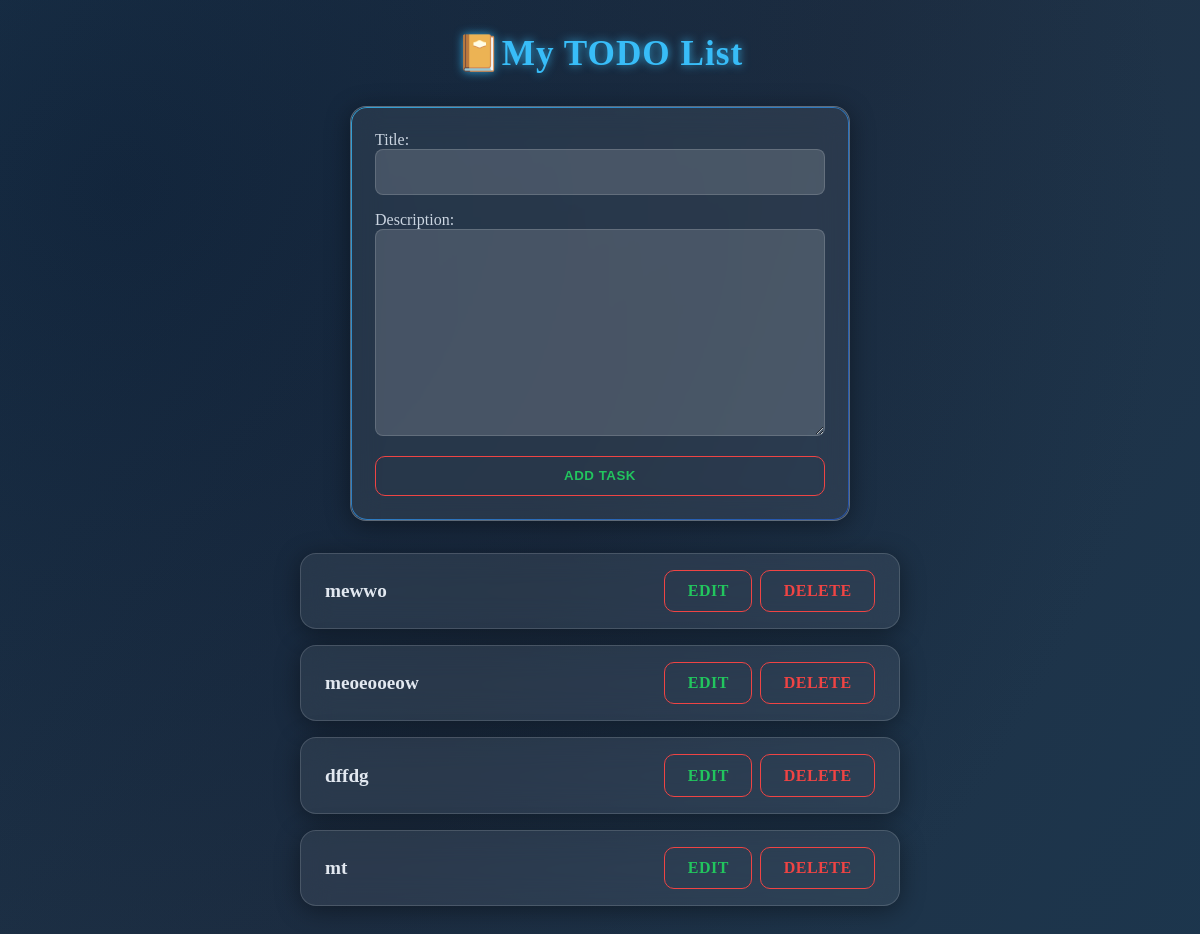
Before: / with the older database file.
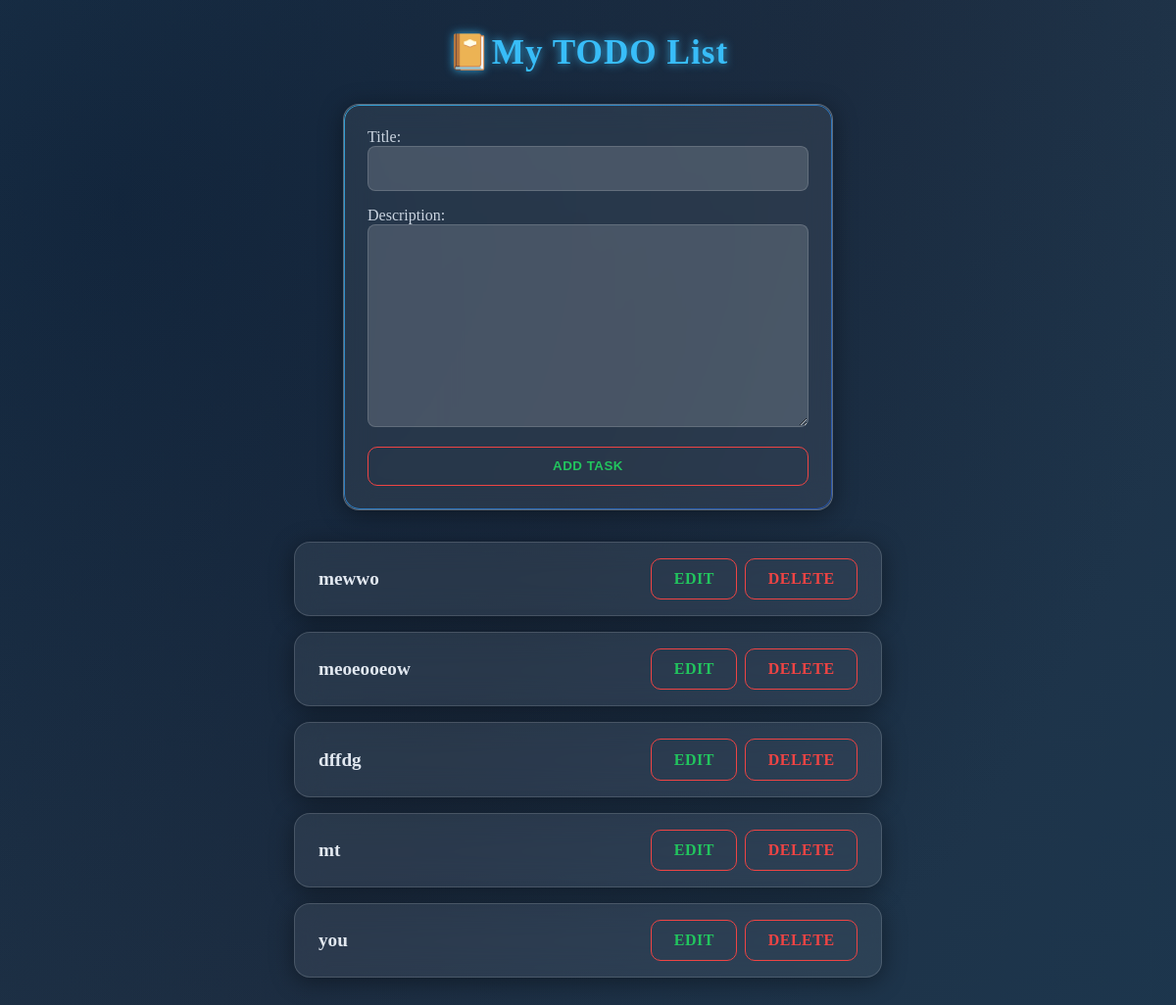
After: the same page with the newer database file.
### list/models.py (models this page shows, shortened)
class TODO(models.Model):
    title = models.CharField(max_length=100, null=False, blank=False)
    description = models.TextField(blank=True, default='')
    created_at = models.DateTimeField(auto_now_add=True)

### list/views.py (the view)
# urls.py: path('', views.home, name='home'),
def home(request):
    form = TODOForm()
    if request.method == 'POST':
        form = TODOForm(request.POST)
        if form.is_valid():
            form.save()
            return redirect('home')
    tasks = TODO.objects.all()
    return render(request, 'home.html', {'tasks': tasks, 'form': form})

### list/form.py
class TODOForm(forms.ModelForm):
    class Meta:
        model = TODO
        fields = ['title', 'description']

### list/templates/home.html (shortened to what this page needs)
{% load static %}
<!DOCTYPE html>
<html>
<head>
    <link rel="stylesheet" href="{% static 'styles.css'%}">
</head>
<body>
    <header class="header">
        <h1 class="title">📔My TODO List</h1>
    </header>
    <section class="add-section">
        <form action="" method="post">
            {{form.as_p}}
            <button type="submit" class="btn add-btn">Add Task</button>
        </form>
    </section>
    <main class="task-container">
        {%for task in tasks %}
        <div class="task-card">
            <h2 class="task-title">{{task.title}}</h2>
            <div class="task-buttons">
                <a href="{% url 'update' task.id %}" class="btn edit-btn">Edit</a>
                <a href="{% url 'delete' task.id %}" class="btn delete-btn">Delete</a>
            </div>
        </div>
        {% empty %}
        <h2 class="no-task">NO Tasks Yet!</h2>
        {% endfor %}
    </main>
</body>
</html>

### static/styles.css (style rules this page uses)
* { padding: 0; margin: 0; box-sizing: border-box; fount-family: "poppins", sans-serif; text-decoration: none; }
body { min-height: 100vh; background: radial-gradient(circle at 10% 20%, #0f172a, #1e293b 80%); color: #f1f5f9; display: flex; flex-direction: column; align-items: center; padding: 2rem 1rem; overflow-x: hidden; position: relative; }
body::before { content: ""; position: absolute; inset: 0; background: linear-gradient(120deg, rgba(56, 189, 248, 0.1), rgba(56, 189, 248, 0.05), rgba(14, 165, 233, 0.1)); animation: movebg 12s infinte alternate ease-in-out; z-index: 0; pointer-events: none; }
.header { text-align: center; margin-bottom: 2rem; z-index: 1; }
.title { font-size: 2.2rem; color: #38bdf8; text-shadow: 0 0 10px rgba(56, 189, 248, 0.8); font-weight: 700; letter-spacing: 1px; }
.add-section { position: relative; background: rgba(255, 255, 255, 0.07); border: 1px solid rgba(255, 255, 255, 0.25); backdrop-filter: blur(15px); border-radius: 1rem; box-shadow: 0 4px 25px rgba(0, 0, 0, 0.4); width: 100%; max-width: 500px; padding: 1.5rem; margin-bottom: 2rem; z-index: 1; }
.add-section::before { content: ''; position: absolute; inset: 0; border-radius: inherit; padding: 1px; background: linear-gradient(135deg, rgba(56, 189, 248, 0.8), rgba(37, 99, 235, 0.6)); mask: linear-gradient(#fff 0 0) content-box, linear-gradient(#fff 0 0); mask-composite: exclude; -webkit-mask-composite: destination-out; pointer-events: none; }
.add-section form { display: flex; flex-direction: column; gap: 1rem; }
.add-section input[type="text"], .add-section textarea { width: 100%; padding: 0.8rem; border-radius: 0.5rem; border: 1px solid rgba(255, 255, 255, 0.15); background: rgba(255, 255, 255, 0.15); color: #fff; font-size: 1rem; outline: none; transition: 0.2s; }
.add-section label { color: #cbd5e1; font-weight: 500; }
.btn { padding: 0.7rem 1.4rem; border: none; border-radius: 10px; cursor: pointer; font-weight: 600; text-transform: uppercase; letter-spacing: 0.5px; transition: 0.3s ease; position: relative; overflow: hidden; z-index: 1; background: transparent; }
.btn::before { content: ""; position: absolute; inset: 0; background: linear-gradient(90deg, #38bdf8, #0ea5e9, #3b82f6); opacity: 0; transition: opacity 0.3s ease; z-index: -1; border-radius: inherit; }
.add-btn { color: #22c55e; border: 1px solid #ef4444; }
.edit-btn { color: #22c55e; border: 1px solid #ef4444; }
.delete-btn { color: #ef4444; border: 1px solid #ef4444; }
.task-container { display: grid; gap: 1rem; width: 100%; max-width: 600px; z-index: 1; }
.task-card { position: relative; background: rgba(255, 255, 255, 0.07); border: 1px solid rgba(255, 255, 255, 0.15); backdrop-filter: blur(15px); border-radius: 1rem; padding: 1rem 1.5rem; box-shadow: 0 4px 25px rgba(0, 0, 0, 0.4); display: flex; justify-content: space-between; align-items: center; transition: all 0.3s ease; animation: floatCard 6s ease-in-out infinite alternate; }
.task-card::before { content: ""; position: absolute; inset: 0; border-radius: inherit; padding: 1px; background: linear-gradient(135beg, rgba(56, 189, 248, 0.8), rgba(37, 99, 235, 0.6)); mask: linear-gradient(#fff 0 0) content-box, linear-gradinet(#fff 0 0); mask-composite: exclude; -webkit-mask-composite: destination-out; pointer-events: none; }
.task-title { font-size: 1.2rem; color: #e2e8f0; }
.task-buttons { display: flex; gap: 0.5rem; }

Changed rows visible on the page:
added TODO: title "you"
